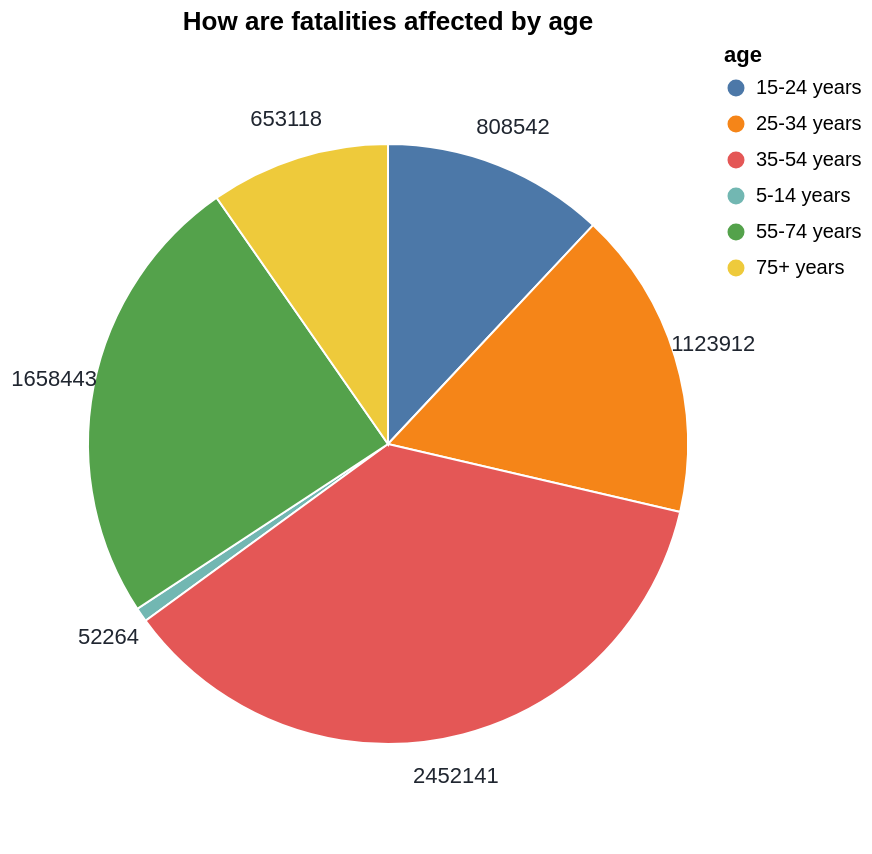

Source (Vega-Lite JSON):
### Vega-Lite specification from a JSON file in a GitHub repository (floating-point values rounded to 4 significant figures)
{"$schema": "https://vega.github.io/schema/vega-lite/v5.json", "title": "How are fatalities affected by age", "width": "800", "height": 400, "data": {"values": [{"age": "5-14 years", "value": 52264}, {"age": "15-24 years", "value": 808542}, {"age": "25-34 years", "value": 1123912}, {"age": "35-54 years", "value": 2452141}, {"age": "55-74 years", "value": 1658443}, {"age": "75+ years", "value": 653118}]}, "mark": "arc", "encoding": {"theta": {"field": "value", "type": "quantitative", "stack": true}, "color": {"field": "age", "type": "nominal"}, "tooltip": [{"field": "age", "type": "nominal", "title": "Age group"}, {"field": "value", "title": "Number of fatalities"}]}, "layer": [{"mark": {"type": "arc", "outerRadius": 150, "stroke": "#fff"}}, {"mark": {"type": "text", "radius": 170, "fill": "#202630"}, "encoding": {"text": {"field": "value", "type": "quantitative"}}}], "view": {"stroke": null}}
